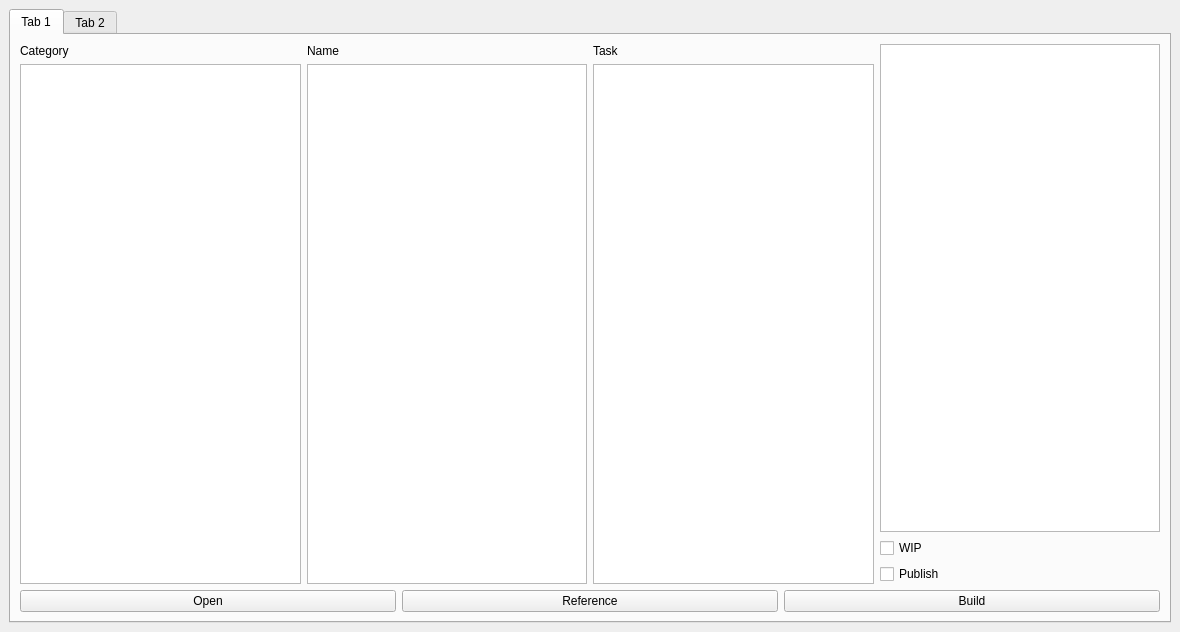
<?xml version="1.0" encoding="UTF-8"?>
<ui version="4.0">
 <class>MainWindow</class>
 <widget class="QMainWindow" name="MainWindow">
  <property name="geometry">
   <rect>
    <x>0</x>
    <y>0</y>
    <width>1180</width>
    <height>632</height>
   </rect>
  </property>
  <property name="windowTitle">
   <string>MainWindow</string>
  </property>
  <widget class="QWidget" name="centralwidget">
   <property name="minimumSize">
    <size>
     <width>500</width>
     <height>500</height>
    </size>
   </property>
   <layout class="QVBoxLayout" name="verticalLayout_7">
    <item>
     <widget class="QTabWidget" name="tabWidget">
      <property name="currentIndex">
       <number>0</number>
      </property>
      <widget class="QWidget" name="asset">
       <attribute name="title">
        <string>Tab 1</string>
       </attribute>
       <layout class="QHBoxLayout" name="horizontalLayout_2">
        <item>
         <layout class="QVBoxLayout" name="verticalLayout">
          <item>
           <layout class="QHBoxLayout" name="horizontalLayout_6">
            <item>
             <layout class="QVBoxLayout" name="verticalLayout_3">
              <item>
               <widget class="QLabel" name="label">
                <property name="text">
                 <string>Category</string>
                </property>
               </widget>
              </item>
              <item>
               <widget class="QListWidget" name="listWidget"/>
              </item>
             </layout>
            </item>
            <item>
             <layout class="QVBoxLayout" name="verticalLayout_4">
              <item>
               <widget class="QLabel" name="label_2">
                <property name="text">
                 <string>Name</string>
                </property>
               </widget>
              </item>
              <item>
               <widget class="QListWidget" name="listWidget_2"/>
              </item>
             </layout>
            </item>
            <item>
             <layout class="QVBoxLayout" name="verticalLayout_5">
              <item>
               <widget class="QLabel" name="label_3">
                <property name="text">
                 <string>Task</string>
                </property>
               </widget>
              </item>
              <item>
               <widget class="QListWidget" name="listWidget_3"/>
              </item>
             </layout>
            </item>
            <item>
             <layout class="QVBoxLayout" name="verticalLayout_6">
              <item>
               <widget class="QListWidget" name="listWidget_4"/>
              </item>
              <item>
               <widget class="QCheckBox" name="checkBox">
                <property name="text">
                 <string>WIP</string>
                </property>
               </widget>
              </item>
              <item>
               <widget class="QCheckBox" name="checkBox_2">
                <property name="text">
                 <string>Publish</string>
                </property>
               </widget>
              </item>
             </layout>
            </item>
           </layout>
          </item>
          <item>
           <layout class="QHBoxLayout" name="horizontalLayout_7">
            <item>
             <widget class="QPushButton" name="pushButton_4">
              <property name="text">
               <string>Open</string>
              </property>
             </widget>
            </item>
            <item>
             <widget class="QPushButton" name="pushButton_6">
              <property name="text">
               <string>Reference</string>
              </property>
             </widget>
            </item>
            <item>
             <widget class="QPushButton" name="pushButton_5">
              <property name="text">
               <string>Build</string>
              </property>
             </widget>
            </item>
           </layout>
          </item>
         </layout>
        </item>
       </layout>
      </widget>
      <widget class="QWidget" name="tab_2">
       <attribute name="title">
        <string>Tab 2</string>
       </attribute>
      </widget>
     </widget>
    </item>
   </layout>
  </widget>
 </widget>
 <resources/>
 <connections/>
</ui>
